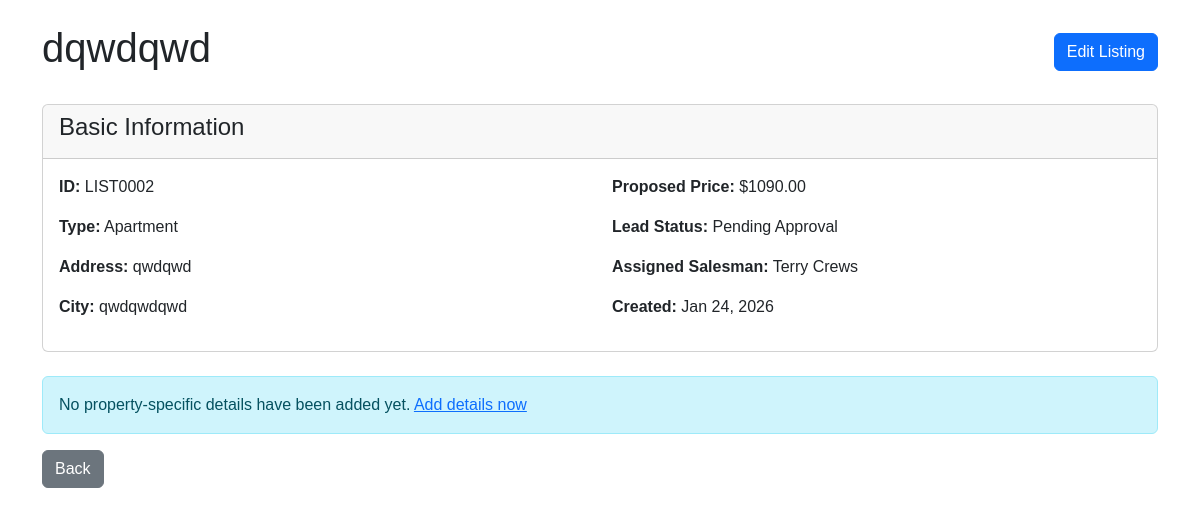
The app's page /inventory/LIST0002/ (signed in) with its own data.
### inventory/models.py (models this page shows, shortened)
class Listing(models.Model):
    class typeChoices(models.TextChoices):
        VILLA = "Villa", "Villa"
        APARTMENT = "Apartment", "Apartment"
        WAREHOUSE = "Warehouse", "Warehouse"
        RETAIL_STORE = "Retail", "Retail Store"
        OFFICE_SPACE = "Office", "Office Space"
    class leadStatusChoices(models.TextChoices):
        PENDING = "Pending", "Pending Approval"
        REJECTED = "Rejected", "Rejected"
        APPROVED = "Approved", "Approved"
    class oppStatusChoices(models.TextChoices):
        PROSPECTING = "Prospecting", "Prospecting"
        NEGOTIATING = "Negotiating", "Negotiating"
        PENDING = "Pending", "Pending Approval"
        REJECTED = "Rejected", "Rejected"
        APPROVED = "Approved", "Approved"
    class saleStatusChoices(models.TextChoices):
        PROCESSING = "Processing", "Processing"
        CLOSED_WON = "ClosedW", "Closed Won"
        CLOSED_LOST = "ClosedL", "Closed Lost"
    id = models.CharField(max_length=10, primary_key=True)
    branch  = models.ForeignKey(
        'org.Branch',
        on_delete=models.CASCADE,
        related_name='listings'
    )
    type = models.TextField(
        choices=typeChoices.choices,
        default=typeChoices.APARTMENT)
    proposed_price = models.DecimalField(max_digits=12, decimal_places=2)
    title = models.CharField(max_length=200)
    address = models.TextField()
    city = models.CharField(max_length=100)
    lead_status = models.TextField(
        choices=leadStatusChoices.choices,
        default=leadStatusChoices.PENDING
    )
    lead_approved_by = models.ForeignKey(
        'accounts.User',
        on_delete=models.SET_NULL,
        null=True,
        blank=True,
        related_name='approved_leads'
    )
    lead_approved_at = models.DateTimeField(null=True, blank=True)
    opp_status = models.TextField(
        choices=oppStatusChoices.choices,
        default=oppStatusChoices.PENDING,
        null=True, blank=True
    )
    opp_approved_by = models.ForeignKey(
        'accounts.User',
        on_delete=models.SET_NULL,
        null=True,
        blank=True,
        related_name='approved_opportunities'
    )
    opp_approved_at = models.DateTimeField(null=True, blank=True)
    sale_status = models.TextField(
        choices=saleStatusChoices.choices,
        default=saleStatusChoices.PROCESSING,
        null=True, blank=True
    )
    sale_closed_at = models.DateTimeField(null=True, blank=True)
    sale_price = models.DecimalField(max_digits=12, decimal_places=2, null=True, blank=True)
    created_at = models.DateTimeField(auto_now_add=True)
    updated_at = models.DateTimeField(auto_now=True)
    is_active = models.BooleanField(default=True)
    assigned_salesman = models.ForeignKey(
        'accounts.User',
        on_delete=models.SET_NULL,
        null=True,
        blank=True,
        related_name='assigned_salesmen',
        limit_choices_to={'role': 'Salesman'},
    )
    comments = models.CharField(null=True, max_length=100, blank=True)
    def get_property_details(self):
        detail_map = {
            self.typeChoices.VILLA: 'villa_details',
            self.typeChoices.APARTMENT: 'apartment_details',
            self.typeChoices.WAREHOUSE: 'warehouse_details',
            self.typeChoices.RETAIL_STORE: 'retail_details',
            self.typeChoices.OFFICE_SPACE: 'office_details',
        }
        related_name = detail_map.get(self.type)
        if related_name:
            try:
                return getattr(self, related_name, None)
            except AttributeError:
                return None
        return None

### accounts/models.py (models this page shows, shortened)
class User(AbstractUser):
    class Role(models.TextChoices):
        CEO = "CEO", "CEO",
        MANAGER = "Manager", "Manager",
        SALESMAN = "Salesman", "Salesman"
    role = models.CharField(
        max_length=20,
        choices=Role.choices,
        default=Role.SALESMAN
    )
    branch = models.ForeignKey(
        'org.Branch',
        on_delete=models.SET_NULL,
        null=True,
        blank=True,
        related_name='users'
    )

### inventory/views.py (the view)
# urls.py: path('<str:pk>/', views.listing_detail, name = 'listing_detail'),
@login_required
def listing_detail(request, pk):
    listings = listings_visible_to(request.user)
    listing = get_object_or_404(listings, pk=pk)
    property_details = get_existing_details(listing)
    detail_template_map = {
        'Villa': 'inventory/partials/villa_detail.html',
        'Apartment': 'inventory/partials/apartment_detail.html',
        'Warehouse': 'inventory/partials/warehouse_detail.html',
        'Office': 'inventory/partials/office_detail.html',
        'Retail': 'inventory/partials/retail_detail.html',
    }
    return render(request, 'inventory/listing_detail.html', {
        'listing': listing,
        'property_details': property_details,
        'detail_template': detail_template_map.get(listing.type),  # Fixed: was missing comma
        'can_edit': (
            request.user.role == 'Manager' or
            listing.assigned_salesman == request.user
        )
    })

### inventory/views.py (called while the page is built)
def get_existing_details(listing):
    try:
        return listing.get_property_details()
    except:
        return None

def listings_visible_to(user):
    if not user.is_authenticated:
        return Listing.objects.none()
    if user.role == 'Salesman':
        return Listing.objects.filter(
            branch=user.branch,
            assigned_salesman=user
        )
    elif user.role == 'Manager':
        return Listing.objects.filter(branch=user.branch)
    elif user.role == 'CEO':
        return Listing.objects.all()
    return Listing.objects.none()

### inventory/templates/inventory/listing_detail.html (shortened to what this page needs)
{% extends 'base.html' %}
{% block content %}
<div class="container mt-4">
    <div class="d-flex justify-content-between align-items-center mb-4">
        <h1>{{ listing.title }}</h1>
        {% if can_edit %}
        <a href="{% url edit_url listing.pk %}" class="btn btn-primary">Edit Listing</a>
        {% endif %}
    </div>
    <div class="card mb-4">
        <div class="card-header">
            <h4>Basic Information</h4>
        </div>
        <div class="card-body">
            <div class="row">
                <div class="col-md-6">
                    <p><strong>ID:</strong> {{ listing.id }}</p>
                    <p><strong>Type:</strong> {{ listing.get_type_display }}</p>
                    <p><strong>Address:</strong> {{ listing.address }}</p>
                    <p><strong>City:</strong> {{ listing.city }}</p>
                </div>
                <div class="col-md-6">
                    <p><strong>Proposed Price:</strong> ${{ listing.proposed_price|floatformat:2 }}</p>
                    <p><strong>Lead Status:</strong> {{ listing.get_lead_status_display }}</p>
                    <p><strong>Assigned Salesman:</strong>
                        {{ listing.assigned_salesman.get_full_name|default:listing.assigned_salesman.username|default:"—" }}
                    </p>
                    <p><strong>Created:</strong> {{ listing.created_at|date:"M d, Y" }}</p>
                </div>
            </div>
        </div>
    </div>
    {% if property_details %}
    <div class="card mb-4">
        <div class="card-header bg-success text-white">
            <h4>{{ listing.get_type_display }} Details</h4>
        </div>
        <div class="card-body">
            {% if listing.type == 'Villa' %}
                {% include 'inventory/partials/villa_detail.html' with details=property_details %}
            {% elif listing.type == 'Apartment' %}
                {% include 'inventory/partials/apartment_detail.html' with details=property_details %}
            {% elif listing.type == 'Warehouse' %}
                {% include 'inventory/partials/warehouse_detail.html' with details=property_details %}
            {% elif listing.type == 'Retail' %}
                {% include 'inventory/partials/retail_detail.html' with details=property_details %}
            {% elif listing.type == 'Office' %}
                {% include 'inventory/partials/office_detail.html' with details=property_details %}
            {% endif %}
        </div>
    </div>
    {% else %}
    <div class="alert alert-info">
        No property-specific details have been added yet.
        {% if can_edit %}
        <a href="{% url edit_url listing.pk %}">Add details now</a>
        {% endif %}
    </div>
    {% endif %}
    <a href="javascript:history.back()" class="btn btn-secondary">Back</a>
</div>
{% endblock %}

### records on screen
Listing: title "dqwdqwd", id "LIST0002", type "Apartment", address "qwdqwd", city "qwdqwdqwd", proposed_price "1090.00", lead_status "Pending Approval", assigned_salesman.get_full_name "Terry Crews", created_at "Jan 24, 2026"
